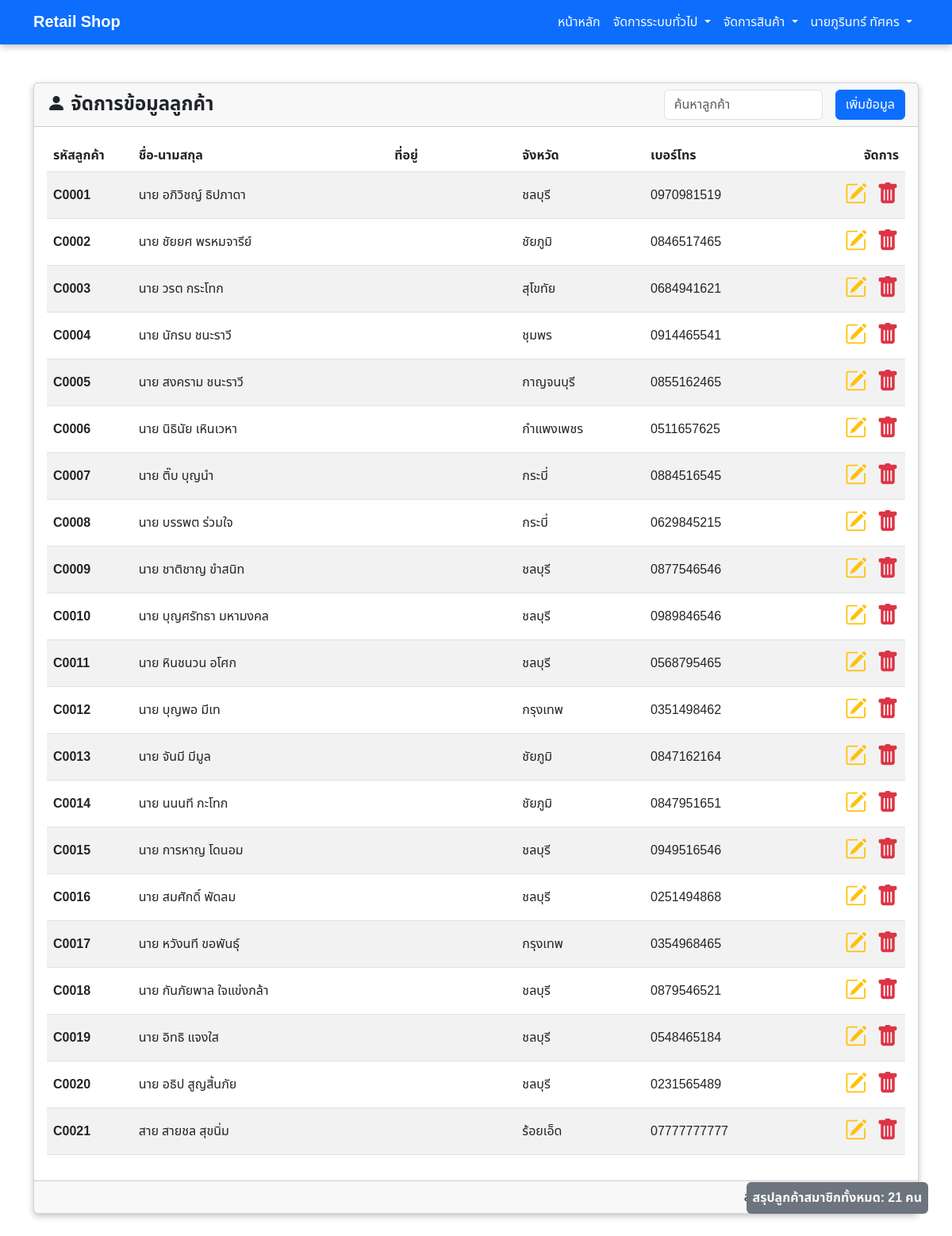
/management/customer.php, run on the app's committed database.
### tables this page shows
CREATE TABLE `customer` (
  `Cust_id` varchar(8) NOT NULL,
  `Cust_name` varchar(50) NOT NULL,
  `Cust_lastName` varchar(50) NOT NULL,
  `Cust_addresa` varchar(100) NOT NULL,
  `Province_id` int(2) NOT NULL,
  `Cust_tel` varchar(20) NOT NULL,
  `Admit_date` varchar(8) NOT NULL,
  `Cust_picture` mediumblob DEFAULT NULL,
  `Cust_status` int(1) NOT NULL
);

CREATE TABLE `province` (
  `Province_id` int(2) NOT NULL,
  `Province_name` varchar(50) NOT NULL
);

### management/customer.php (the view, shortened to what this page needs)
<?php
    include_once('../import/connect.php');
?>
<!DOCTYPE html>
<html lang="en">
<head>
    <?php include_once "../import/css.php"; ?>
</head>
<body>
    <?php include_once "../import/navbar.php" ?>
    <div class="mt-5 container">
        <div class="card mb-5" style="box-shadow: rgba(0, 0, 0, 0.24) 0px 3px 8px;">
            <div class="card-header d-flex flex-column flex-sm-row align-items-center justify-content-between row-gap-1">
                <div>
                    <h1 class="fs-4 fw-bold m-0 p-0">
                        <i class="bi bi-person-fill"></i>
                        จัดการข้อมูลลูกค้า
                    </h1>
                </div>
                <div class="d-flex align-items-center column-gap-3">
                    <input type="text" name="ID" id="searchCustomer" class="form-control" placeholder="ค้นหาลูกค้า" style="width: 200px;">
                    <a href="add_customer.php" class="btn btn-primary">เพิ่มข้อมูล</a>
                </div>
            </div>
            <div class="card-body container py-3">
                <table class="table table-striped table-hover mx-auto align-middle">
                    <thead>
                        <tr class="bg-dark">
                            <th class="fw-bold" style="width: 10%;">รหัสลูกค้า</th>
                            <th class="fw-bold" style="width: 30%;">ชื่อ-นามสกุล</th>
                            <th class="fw-bold" style="width: 15%;">ที่อยู่</th>
                            <th class="fw-bold" style="width: 15%;">จังหวัด</th>
                            <th class="fw-bold" style="width: 10%;">เบอร์โทร</th>
                            <th class="text-end" style="width: 20%;">จัดการ</th>
                        </tr>
                    </thead>
                    <tbody>
                        <?php
                            $sql = "SELECT Customer.*, Province.Province_name FROM Customer, Province WHERE Customer.Province_id = Province.Province_id";
                            $result = $con->query($sql);
                            while ($data = mysqli_fetch_array($result)) {
                                ?>
                                <tr>
                                    <th><?php echo $data['Cust_id'] ?></th>
                                    <td><?php echo $data['Cust_name'] . " " . $data['Cust_lastName'] ?></td>
                                    <td><?php echo $data['Cust_address'] ?></td>
                                    <td><?php echo $data['Province_name'] ?></td>
                                    <td><?php echo $data['Cust_tel'] ?></td>
                                    <td class="text-end">
                                        <a href="edit_customer.php" class="text-decoration-none fs-3 me-2"><i class="bi bi-pencil-square text-warning"></i></a>
                                        <a href="#" class="text-decoration-none fs-3"><i class="bi bi-trash-fill text-danger"></i></a>
                                    </td>
                                </tr>
                                <?php
                            }
                        ?>
                    </tbody>
                </table>
            </div>
            <div class="card-footer text-end">
                <?php
                    $all_rows = mysqli_num_rows($result);
                ?>
                <p class="m-0 p-0">สรุปลูกค้าสมาชิกทั้งหมด: <?php echo $all_rows ?> คน</p>
            </div>
        </div>
    </div>
    <div class="container fixed-bottom mb-5">
        <p class="bg-secondary text-light p-2 m-0 rounded fw-bolder fs-6 position-absolute end-0 bottom-50" style="width: fit-content;">สรุปลูกค้าสมาชิกทั้งหมด: <?php echo $all_rows ?> คน</p>
    </div>
</body>
</html>

### import/css.php (shortened to what this page needs)
<link rel="stylesheet" href="/RetailShop/style.css">
<link href="https://cdn.jsdelivr.net/npm/bootstrap@5.3.0/dist/css/bootstrap.min.css" rel="stylesheet">
<link rel="stylesheet" href="https://cdn.jsdelivr.net/npm/bootstrap-icons@1.10.5/font/bootstrap-icons.css">

### import/navbar.php (shortened to what this page needs)
<nav class="navbar navbar-expand-lg bg-primary" data-bs-theme="dark" style="box-shadow: rgba(0, 0, 0, 0.24) 0px 3px 8px;">
        <div class="container align-items-center">
            <a class="navbar-brand fw-bold" href="/RetailShop/">Retail Shop</a>
            <div class="collapse navbar-collapse ms-auto" id="main-nav-item">
                <ul class="navbar-nav ms-auto mb-2 mb-lg-0">
                    <li class="nav-item">
                        <a class="nav-link text-light" href="/RetailShop/index.php">หน้าหลัก</a>
                    </li>
                    <li class="nav-item dropdown">
                        <a class="nav-link dropdown-toggle text-light" href="#" role="button" data-bs-toggle="dropdown" aria-expanded="false">
                            จัดการระบบทั่วไป
                        </a>
                    </li>
                    <li class="nav-item dropdown">
                        <a class="nav-link dropdown-toggle text-light" href="#" role="button" data-bs-toggle="dropdown" aria-expanded="false">
                            จัดการสินค้า
                        </a>
                    </li>
                    <li class="nav-item dropdown">
                        <a class="nav-link dropdown-toggle text-light" href="#" role="button" data-bs-toggle="dropdown" aria-expanded="false">
                            นายภูรินทร์ ทัศคร
                        </a>
                    </li>
                </ul>
            </div>
        </div>
    </nav>

### style.css (style rules this page uses)
* { padding: 0; margin: 0; box-sizing: border-box; font-family: 'Noto Sans Thai', Arial, sans-serif; }

### data on the page
customer: Cust_id "C0001", Cust_name "นาย อภิวิชญ์", Cust_lastName "ธิปภาดา", Province.Province_name "ชลบุรี", Cust_tel "0970981519"
customer: Cust_id "C0002", Cust_name "นาย ชัยยศ", Cust_lastName "พรหมจารีย์", Province.Province_name "ชัยภูมิ", Cust_tel "0846517465"
customer: Cust_id "C0003", Cust_name "นาย วรต", Cust_lastName "กระโทก", Province.Province_name "สุโขทัย", Cust_tel "0684941621"
customer: Cust_id "C0004", Cust_name "นาย นักรบ", Cust_lastName "ชนะราวี", Province.Province_name "ชุมพร", Cust_tel "0914465541"
customer: Cust_id "C0005", Cust_name "นาย สงคราม", Cust_lastName "ชนะราวี", Province.Province_name "กาญจนบุรี", Cust_tel "0855162465"
customer: Cust_id "C0006", Cust_name "นาย นิธินัย", Cust_lastName "เหินเวหา", Province.Province_name "กำแพงเพชร", Cust_tel "0511657625"
customer: Cust_id "C0007", Cust_name "นาย ติ๊บ", Cust_lastName "บุญนำ", Province.Province_name "กระบี่", Cust_tel "0884516545"
customer: Cust_id "C0008", Cust_name "นาย บรรพต", Cust_lastName "ร่วมใจ", Province.Province_name "กระบี่", Cust_tel "0629845215"
customer: Cust_id "C0009", Cust_name "นาย ชาติชาญ", Cust_lastName "ขำสนิท", Province.Province_name "ชลบุรี", Cust_tel "0877546546"
customer: Cust_id "C0010", Cust_name "นาย บุญศรัทธา", Cust_lastName "มหามงคล", Province.Province_name "ชลบุรี", Cust_tel "0989846546"
customer: Cust_id "C0011", Cust_name "นาย หินชนวน", Cust_lastName "อโศก", Province.Province_name "ชลบุรี", Cust_tel "0568795465"
customer: Cust_id "C0012", Cust_name "นาย บุญพอ", Cust_lastName "มีเท", Province.Province_name "กรุงเทพ", Cust_tel "0351498462"
customer: Cust_id "C0013", Cust_name "นาย จันมี", Cust_lastName "มีมูล", Province.Province_name "ชัยภูมิ", Cust_tel "0847162164"
customer: Cust_id "C0014", Cust_name "นาย นนนที", Cust_lastName "กะโทก", Province.Province_name "ชัยภูมิ", Cust_tel "0847951651"
customer: Cust_id "C0015", Cust_name "นาย การหาญ", Cust_lastName "โดนอม", Province.Province_name "ชลบุรี", Cust_tel "0949516546"
customer: Cust_id "C0016", Cust_name "นาย สมศักดิ์", Cust_lastName "พัดลม", Province.Province_name "ชลบุรี", Cust_tel "0251494868"
customer: Cust_id "C0017", Cust_name "นาย หวังนที", Cust_lastName "ขอพันธุ์", Province.Province_name "กรุงเทพ", Cust_tel "0354968465"
customer: Cust_id "C0018", Cust_name "นาย กันภัยพาล", Cust_lastName "ใจแข่งกล้า", Province.Province_name "ชลบุรี", Cust_tel "0879546521"
customer: Cust_id "C0019", Cust_name "นาย อิทธิ", Cust_lastName "แจงใส", Province.Province_name "ชลบุรี", Cust_tel "0548465184"
customer: Cust_id "C0020", Cust_name "นาย อธิป", Cust_lastName "สูญสิ้นภัย", Province.Province_name "ชลบุรี", Cust_tel "0231565489"
customer: Cust_id "C0021", Cust_name "สาย สายชล", Cust_lastName "สุขนิ่ม", Province.Province_name "ร้อยเอ็ด", Cust_tel "07777777777"

### other printed values
$all_rows "21"
